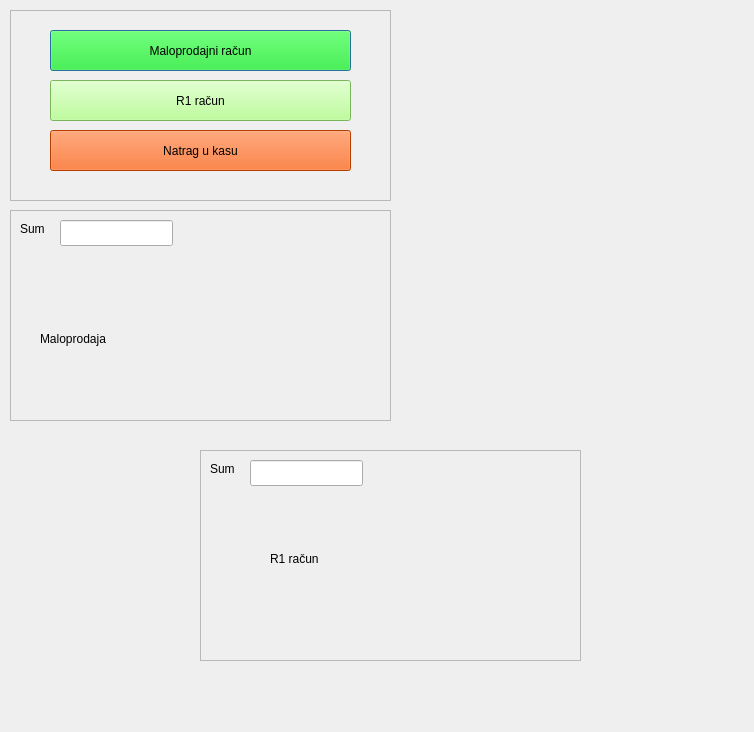
<?xml version="1.0" encoding="UTF-8"?>
<ui version="4.0">
 <class>frmZakljuci</class>
 <widget class="QDialog" name="frmZakljuci">
  <property name="geometry">
   <rect>
    <x>0</x>
    <y>0</y>
    <width>754</width>
    <height>732</height>
   </rect>
  </property>
  <property name="windowTitle">
   <string>Dialog</string>
  </property>
  <widget class="QFrame" name="frame">
   <property name="geometry">
    <rect>
     <x>10</x>
     <y>10</y>
     <width>381</width>
     <height>191</height>
    </rect>
   </property>
   <property name="frameShape">
    <enum>QFrame::StyledPanel</enum>
   </property>
   <property name="frameShadow">
    <enum>QFrame::Raised</enum>
   </property>
   <widget class="QPushButton" name="pushButton">
    <property name="geometry">
     <rect>
      <x>40</x>
      <y>20</y>
      <width>301</width>
      <height>41</height>
     </rect>
    </property>
    <property name="styleSheet">
     <string notr="true">background-color: rgb(0, 255, 0);</string>
    </property>
    <property name="text">
     <string>Maloprodajni račun</string>
    </property>
   </widget>
   <widget class="QPushButton" name="pushButton_2">
    <property name="geometry">
     <rect>
      <x>40</x>
      <y>70</y>
      <width>301</width>
      <height>41</height>
     </rect>
    </property>
    <property name="styleSheet">
     <string notr="true">background-color: rgb(170, 255, 127);</string>
    </property>
    <property name="text">
     <string>R1 račun</string>
    </property>
   </widget>
   <widget class="QPushButton" name="pushButton_3">
    <property name="geometry">
     <rect>
      <x>40</x>
      <y>120</y>
      <width>301</width>
      <height>41</height>
     </rect>
    </property>
    <property name="styleSheet">
     <string notr="true">background-color: rgb(255, 85, 0);</string>
    </property>
    <property name="text">
     <string>Natrag u kasu</string>
    </property>
   </widget>
  </widget>
  <widget class="QFrame" name="frame_2">
   <property name="enabled">
    <bool>true</bool>
   </property>
   <property name="geometry">
    <rect>
     <x>10</x>
     <y>210</y>
     <width>381</width>
     <height>211</height>
    </rect>
   </property>
   <property name="frameShape">
    <enum>QFrame::StyledPanel</enum>
   </property>
   <property name="frameShadow">
    <enum>QFrame::Raised</enum>
   </property>
   <widget class="QLabel" name="label">
    <property name="geometry">
     <rect>
      <x>10</x>
      <y>10</y>
      <width>62</width>
      <height>18</height>
     </rect>
    </property>
    <property name="text">
     <string>Sum</string>
    </property>
   </widget>
   <widget class="QLineEdit" name="lineEdit">
    <property name="geometry">
     <rect>
      <x>50</x>
      <y>10</y>
      <width>113</width>
      <height>26</height>
     </rect>
    </property>
   </widget>
   <widget class="QLabel" name="label_2">
    <property name="geometry">
     <rect>
      <x>30</x>
      <y>120</y>
      <width>191</width>
      <height>18</height>
     </rect>
    </property>
    <property name="text">
     <string>Maloprodaja</string>
    </property>
   </widget>
  </widget>
  <widget class="QFrame" name="frame_3">
   <property name="enabled">
    <bool>true</bool>
   </property>
   <property name="geometry">
    <rect>
     <x>200</x>
     <y>450</y>
     <width>381</width>
     <height>211</height>
    </rect>
   </property>
   <property name="frameShape">
    <enum>QFrame::StyledPanel</enum>
   </property>
   <property name="frameShadow">
    <enum>QFrame::Raised</enum>
   </property>
   <widget class="QLabel" name="label_3">
    <property name="geometry">
     <rect>
      <x>10</x>
      <y>10</y>
      <width>62</width>
      <height>18</height>
     </rect>
    </property>
    <property name="text">
     <string>Sum</string>
    </property>
   </widget>
   <widget class="QLineEdit" name="lineEdit_2">
    <property name="geometry">
     <rect>
      <x>50</x>
      <y>10</y>
      <width>113</width>
      <height>26</height>
     </rect>
    </property>
   </widget>
   <widget class="QLabel" name="label_4">
    <property name="geometry">
     <rect>
      <x>70</x>
      <y>100</y>
      <width>191</width>
      <height>18</height>
     </rect>
    </property>
    <property name="text">
     <string>R1 račun</string>
    </property>
   </widget>
  </widget>
 </widget>
 <resources/>
 <connections>
  <connection>
   <sender>pushButton</sender>
   <signal>clicked()</signal>
   <receiver>frame_2</receiver>
   <slot>show()</slot>
   <hints>
    <hint type="sourcelabel">
     <x>297</x>
     <y>54</y>
    </hint>
    <hint type="destinationlabel">
     <x>358</x>
     <y>336</y>
    </hint>
   </hints>
  </connection>
  <connection>
   <sender>pushButton</sender>
   <signal>clicked()</signal>
   <receiver>frame</receiver>
   <slot>hide()</slot>
   <hints>
    <hint type="sourcelabel">
     <x>308</x>
     <y>54</y>
    </hint>
    <hint type="destinationlabel">
     <x>380</x>
     <y>114</y>
    </hint>
   </hints>
  </connection>
  <connection>
   <sender>pushButton_2</sender>
   <signal>clicked()</signal>
   <receiver>frame_3</receiver>
   <slot>show()</slot>
   <hints>
    <hint type="sourcelabel">
     <x>267</x>
     <y>99</y>
    </hint>
    <hint type="destinationlabel">
     <x>467</x>
     <y>495</y>
    </hint>
   </hints>
  </connection>
  <connection>
   <sender>pushButton_2</sender>
   <signal>clicked()</signal>
   <receiver>frame</receiver>
   <slot>hide()</slot>
   <hints>
    <hint type="sourcelabel">
     <x>234</x>
     <y>96</y>
    </hint>
    <hint type="destinationlabel">
     <x>377</x>
     <y>155</y>
    </hint>
   </hints>
  </connection>
  <connection>
   <sender>pushButton_3</sender>
   <signal>clicked()</signal>
   <receiver>frmZakljuci</receiver>
   <slot>close()</slot>
   <hints>
    <hint type="sourcelabel">
     <x>285</x>
     <y>158</y>
    </hint>
    <hint type="destinationlabel">
     <x>605</x>
     <y>221</y>
    </hint>
   </hints>
  </connection>
 </connections>
</ui>
